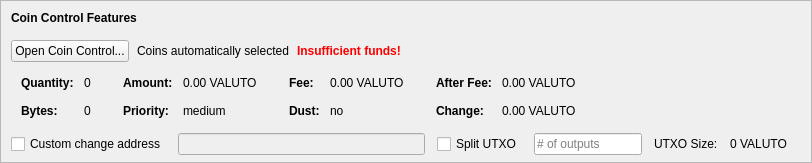
    <widget class="QFrame" name="frameCoinControl">
     <property name="sizePolicy">
      <sizepolicy hsizetype="Expanding" vsizetype="Expanding">
       <horstretch>0</horstretch>
       <verstretch>0</verstretch>
      </sizepolicy>
     </property>
     <property name="maximumSize">
      <size>
       <width>16777215</width>
       <height>16777215</height>
      </size>
     </property>
     <property name="frameShape">
      <enum>QFrame::StyledPanel</enum>
     </property>
     <property name="frameShadow">
      <enum>QFrame::Sunken</enum>
     </property>
     <layout class="QVBoxLayout" name="verticalLayoutCoinControl2">
      <property name="spacing">
       <number>0</number>
      </property>
      <property name="leftMargin">
       <number>0</number>
      </property>
      <property name="topMargin">
       <number>0</number>
      </property>
      <property name="rightMargin">
       <number>0</number>
      </property>
      <property name="bottomMargin">
       <number>6</number>
      </property>
      <item>
       <layout class="QVBoxLayout" name="verticalLayoutCoinControl" stretch="0,0,0,0,1">
        <property name="spacing">
         <number>0</number>
        </property>
        <property name="leftMargin">
         <number>10</number>
        </property>
        <property name="topMargin">
         <number>10</number>
        </property>
        <item>
         <layout class="QHBoxLayout" name="horizontalLayoutCoinControl1">
          <property name="bottomMargin">
           <number>15</number>
          </property>
          <item>
           <widget class="QLabel" name="labelCoinControlFeatures">
            <property name="sizePolicy">
             <sizepolicy hsizetype="Preferred" vsizetype="Maximum">
              <horstretch>0</horstretch>
              <verstretch>0</verstretch>
             </sizepolicy>
            </property>
            <property name="font">
             <font>
              <weight>75</weight>
              <bold>true</bold>
             </font>
            </property>
            <property name="styleSheet">
             <string notr="true">font-weight:bold;</string>
            </property>
            <property name="text">
             <string>Coin Control Features</string>
            </property>
           </widget>
          </item>
         </layout>
        </item>
        <item>
         <layout class="QHBoxLayout" name="horizontalLayoutCoinControl2" stretch="0,0,0,0">
          <property name="spacing">
           <number>8</number>
          </property>
          <property name="bottomMargin">
           <number>10</number>
          </property>
          <item>
           <widget class="QPushButton" name="pushButtonCoinControl">
            <property name="styleSheet">
             <string notr="true"/>
            </property>
            <property name="text">
             <string>Open Coin Control...</string>
            </property>
            <property name="autoDefault">
             <bool>false</bool>
            </property>
           </widget>
          </item>
          <item>
           <widget class="QLabel" name="labelCoinControlAutomaticallySelected">
            <property name="text">
             <string>Coins automatically selected</string>
            </property>
            <property name="margin">
             <number>5</number>
            </property>
           </widget>
          </item>
          <item>
           <widget class="QLabel" name="labelCoinControlInsuffFunds">
            <property name="font">
             <font>
              <weight>75</weight>
              <bold>true</bold>
             </font>
            </property>
            <property name="styleSheet">
             <string notr="true">color:red;font-weight:bold;</string>
            </property>
            <property name="text">
             <string>Insufficient funds!</string>
            </property>
            <property name="margin">
             <number>5</number>
            </property>
           </widget>
          </item>
          <item>
           <spacer name="horizontalSpacerCoinControl">
            <property name="orientation">
             <enum>Qt::Horizontal</enum>
            </property>
            <property name="sizeHint" stdset="0">
             <size>
              <width>40</width>
              <height>1</height>
             </size>
            </property>
           </spacer>
          </item>
         </layout>
        </item>
        <item>
         <widget class="QWidget" name="widgetCoinControl" native="true">
          <property name="sizePolicy">
           <sizepolicy hsizetype="Preferred" vsizetype="Preferred">
            <horstretch>0</horstretch>
            <verstretch>0</verstretch>
           </sizepolicy>
          </property>
          <property name="minimumSize">
           <size>
            <width>0</width>
            <height>0</height>
           </size>
          </property>
          <property name="styleSheet">
           <string notr="true"/>
          </property>
          <layout class="QHBoxLayout" name="horizontalLayoutCoinControl5">
           <property name="leftMargin">
            <number>0</number>
           </property>
           <property name="topMargin">
            <number>0</number>
           </property>
           <property name="rightMargin">
            <number>0</number>
           </property>
           <property name="bottomMargin">
            <number>0</number>
           </property>
           <item>
            <layout class="QHBoxLayout" name="horizontalLayoutCoinControl3" stretch="0,0,0,1">
             <property name="spacing">
              <number>20</number>
             </property>
             <property name="topMargin">
              <number>0</number>
             </property>
             <property name="bottomMargin">
              <number>10</number>
             </property>
             <item>
              <layout class="QFormLayout" name="formLayoutCoinControl1">
               <property name="horizontalSpacing">
                <number>10</number>
               </property>
               <property name="verticalSpacing">
                <number>14</number>
               </property>
               <property name="leftMargin">
                <number>10</number>
               </property>
               <property name="topMargin">
                <number>4</number>
               </property>
               <property name="rightMargin">
                <number>6</number>
               </property>
               <item row="0" column="0">
                <widget class="QLabel" name="labelCoinControlQuantityText">
                 <property name="font">
                  <font>
                   <weight>75</weight>
                   <bold>true</bold>
                  </font>
                 </property>
                 <property name="text">
                  <string>Quantity:</string>
                 </property>
                 <property name="margin">
                  <number>0</number>
                 </property>
                </widget>
               </item>
               <item row="0" column="1">
                <widget class="QLabel" name="labelCoinControlQuantity">
                 <property name="cursor">
                  <cursorShape>IBeamCursor</cursorShape>
                 </property>
                 <property name="contextMenuPolicy">
                  <enum>Qt::ActionsContextMenu</enum>
                 </property>
                 <property name="text">
                  <string notr="true">0</string>
                 </property>
                 <property name="margin">
                  <number>0</number>
                 </property>
                 <property name="textInteractionFlags">
                  <set>Qt::LinksAccessibleByMouse|Qt::TextSelectableByKeyboard|Qt::TextSelectableByMouse</set>
                 </property>
                </widget>
               </item>
               <item row="1" column="0">
                <widget class="QLabel" name="labelCoinControlBytesText">
                 <property name="font">
                  <font>
                   <weight>75</weight>
                   <bold>true</bold>
                  </font>
                 </property>
                 <property name="text">
                  <string>Bytes:</string>
                 </property>
                </widget>
               </item>
               <item row="1" column="1">
                <widget class="QLabel" name="labelCoinControlBytes">
                 <property name="cursor">
                  <cursorShape>IBeamCursor</cursorShape>
                 </property>
                 <property name="contextMenuPolicy">
                  <enum>Qt::ActionsContextMenu</enum>
                 </property>
                 <property name="text">
                  <string notr="true">0</string>
                 </property>
                 <property name="textInteractionFlags">
                  <set>Qt::LinksAccessibleByMouse|Qt::TextSelectableByKeyboard|Qt::TextSelectableByMouse</set>
                 </property>
                </widget>
               </item>
              </layout>
             </item>
             <item>
              <layout class="QFormLayout" name="formLayoutCoinControl2">
               <property name="horizontalSpacing">
                <number>10</number>
               </property>
               <property name="verticalSpacing">
                <number>14</number>
               </property>
               <property name="leftMargin">
                <number>6</number>
               </property>
               <property name="topMargin">
                <number>4</number>
               </property>
               <property name="rightMargin">
                <number>6</number>
               </property>
               <item row="0" column="0">
                <widget class="QLabel" name="labelCoinControlAmountText">
                 <property name="font">
                  <font>
                   <weight>75</weight>
                   <bold>true</bold>
                  </font>
                 </property>
                 <property name="text">
                  <string>Amount:</string>
                 </property>
                 <property name="margin">
                  <number>0</number>
                 </property>
                </widget>
               </item>
               <item row="0" column="1">
                <widget class="QLabel" name="labelCoinControlAmount">
                 <property name="cursor">
                  <cursorShape>IBeamCursor</cursorShape>
                 </property>
                 <property name="contextMenuPolicy">
                  <enum>Qt::ActionsContextMenu</enum>
                 </property>
                 <property name="text">
                  <string notr="true">0.00 VALUTO</string>
                 </property>
                 <property name="textInteractionFlags">
                  <set>Qt::LinksAccessibleByMouse|Qt::TextSelectableByKeyboard|Qt::TextSelectableByMouse</set>
                 </property>
                </widget>
               </item>
               <item row="1" column="0">
                <widget class="QLabel" name="labelCoinControlPriorityText">
                 <property name="font">
                  <font>
                   <weight>75</weight>
                   <bold>true</bold>
                  </font>
                 </property>
                 <property name="text">
                  <string>Priority:</string>
                 </property>
                </widget>
               </item>
               <item row="1" column="1">
                <widget class="QLabel" name="labelCoinControlPriority">
                 <property name="cursor">
                  <cursorShape>IBeamCursor</cursorShape>
                 </property>
                 <property name="contextMenuPolicy">
                  <enum>Qt::ActionsContextMenu</enum>
                 </property>
                 <property name="text">
                  <string>medium</string>
                 </property>
                 <property name="textInteractionFlags">
                  <set>Qt::LinksAccessibleByMouse|Qt::TextSelectableByKeyboard|Qt::TextSelectableByMouse</set>
                 </property>
                </widget>
               </item>
              </layout>
             </item>
             <item>
              <layout class="QFormLayout" name="formLayoutCoinControl3">
               <property name="horizontalSpacing">
                <number>10</number>
               </property>
               <property name="verticalSpacing">
                <number>14</number>
               </property>
               <property name="leftMargin">
                <number>6</number>
               </property>
               <property name="topMargin">
                <number>4</number>
               </property>
               <property name="rightMargin">
                <number>6</number>
               </property>
               <item row="0" column="0">
                <widget class="QLabel" name="labelCoinControlFeeText">
                 <property name="font">
                  <font>
                   <weight>75</weight>
                   <bold>true</bold>
                  </font>
                 </property>
                 <property name="text">
                  <string>Fee:</string>
                 </property>
                 <property name="margin">
                  <number>0</number>
                 </property>
                </widget>
               </item>
               <item row="0" column="1">
                <widget class="QLabel" name="labelCoinControlFee">
                 <property name="cursor">
                  <cursorShape>IBeamCursor</cursorShape>
                 </property>
                 <property name="contextMenuPolicy">
                  <enum>Qt::ActionsContextMenu</enum>
                 </property>
                 <property name="text">
                  <string notr="true">0.00 VALUTO</string>
                 </property>
                 <property name="textInteractionFlags">
                  <set>Qt::LinksAccessibleByMouse|Qt::TextSelectableByKeyboard|Qt::TextSelectableByMouse</set>
                 </property>
                </widget>
               </item>
               <item row="1" column="0">
                <widget class="QLabel" name="labelCoinControlLowOutputText">
                 <property name="font">
                  <font>
                   <weight>75</weight>
                   <bold>true</bold>
                  </font>
                 </property>
                 <property name="text">
                  <string>Dust:</string>
                 </property>
                </widget>
               </item>
               <item row="1" column="1">
                <widget class="QLabel" name="labelCoinControlLowOutput">
                 <property name="cursor">
                  <cursorShape>IBeamCursor</cursorShape>
                 </property>
                 <property name="contextMenuPolicy">
                  <enum>Qt::ActionsContextMenu</enum>
                 </property>
                 <property name="text">
                  <string>no</string>
                 </property>
                 <property name="textInteractionFlags">
                  <set>Qt::LinksAccessibleByMouse|Qt::TextSelectableByKeyboard|Qt::TextSelectableByMouse</set>
                 </property>
                </widget>
               </item>
              </layout>
             </item>
             <item>
              <layout class="QFormLayout" name="formLayoutCoinControl4">
               <property name="horizontalSpacing">
                <number>10</number>
               </property>
               <property name="verticalSpacing">
                <number>14</number>
               </property>
               <property name="leftMargin">
                <number>6</number>
               </property>
               <property name="topMargin">
                <number>4</number>
               </property>
               <property name="rightMargin">
                <number>6</number>
               </property>
               <item row="0" column="0">
                <widget class="QLabel" name="labelCoinControlAfterFeeText">
                 <property name="font">
                  <font>
                   <weight>75</weight>
                   <bold>true</bold>
                  </font>
                 </property>
                 <property name="text">
                  <string>After Fee:</string>
                 </property>
                 <property name="margin">
                  <number>0</number>
                 </property>
                </widget>
               </item>
               <item row="0" column="1">
                <widget class="QLabel" name="labelCoinControlAfterFee">
                 <property name="cursor">
                  <cursorShape>IBeamCursor</cursorShape>
                 </property>
                 <property name="contextMenuPolicy">
                  <enum>Qt::ActionsContextMenu</enum>
                 </property>
                 <property name="text">
                  <string notr="true">0.00 VALUTO</string>
                 </property>
                 <property name="textInteractionFlags">
                  <set>Qt::LinksAccessibleByMouse|Qt::TextSelectableByKeyboard|Qt::TextSelectableByMouse</set>
                 </property>
                </widget>
               </item>
               <item row="1" column="0">
                <widget class="QLabel" name="labelCoinControlChangeText">
                 <property name="font">
                  <font>
                   <weight>75</weight>
                   <bold>true</bold>
                  </font>
                 </property>
                 <property name="text">
                  <string>Change:</string>
                 </property>
                </widget>
               </item>
               <item row="1" column="1">
                <widget class="QLabel" name="labelCoinControlChange">
                 <property name="cursor">
                  <cursorShape>IBeamCursor</cursorShape>
                 </property>
                 <property name="contextMenuPolicy">
                  <enum>Qt::ActionsContextMenu</enum>
                 </property>
                 <property name="text">
                  <string notr="true">0.00 VALUTO</string>
                 </property>
                 <property name="textInteractionFlags">
                  <set>Qt::LinksAccessibleByMouse|Qt::TextSelectableByKeyboard|Qt::TextSelectableByMouse</set>
                 </property>
                </widget>
               </item>
              </layout>
             </item>
            </layout>
           </item>
          </layout>
         </widget>
        </item>
        <item>
         <layout class="QHBoxLayout" name="horizontalLayoutCoinControl4" stretch="0,0,0,0,0,0,0">
          <property name="spacing">
           <number>12</number>
          </property>
          <property name="sizeConstraint">
           <enum>QLayout::SetDefaultConstraint</enum>
          </property>
          <property name="topMargin">
           <number>5</number>
          </property>
          <property name="rightMargin">
           <number>5</number>
          </property>
          <item>
           <widget class="QCheckBox" name="checkBoxCoinControlChange">
            <property name="toolTip">
             <string>If this is activated, but the change address is empty or invalid, change will be sent to a newly generated address.</string>
            </property>
            <property name="text">
             <string>Custom change address</string>
            </property>
           </widget>
          </item>
          <item>
           <widget class="QValidatedLineEdit" name="lineEditCoinControlChange">
            <property name="enabled">
             <bool>false</bool>
            </property>
            <property name="sizePolicy">
             <sizepolicy hsizetype="Expanding" vsizetype="Fixed">
              <horstretch>0</horstretch>
              <verstretch>0</verstretch>
             </sizepolicy>
            </property>
           </widget>
          </item>
          <item>
           <widget class="QCheckBox" name="splitBlockCheckBox">
            <property name="text">
             <string>Split UTXO</string>
            </property>
           </widget>
          </item>
          <item>
           <widget class="QLineEdit" name="splitBlockLineEdit">
            <property name="sizePolicy">
             <sizepolicy hsizetype="Fixed" vsizetype="Fixed">
              <horstretch>50</horstretch>
              <verstretch>0</verstretch>
             </sizepolicy>
            </property>
            <property name="placeholderText">
             <string># of outputs</string>
            </property>
           </widget>
          </item>
          <item>
           <widget class="QLabel" name="labelBlockSizeText">
            <property name="text">
             <string>UTXO Size:</string>
            </property>
           </widget>
          </item>
          <item>
           <widget class="QLabel" name="labelBlockSize">
            <property name="text">
             <string>0 VALUTO</string>
            </property>
           </widget>
          </item>
          <item>
           <widget class="QLabel" name="labelCoinControlChangeLabel">
            <property name="sizePolicy">
             <sizepolicy hsizetype="Preferred" vsizetype="Expanding">
              <horstretch>0</horstretch>
              <verstretch>0</verstretch>
             </sizepolicy>
            </property>
            <property name="minimumSize">
             <size>
              <width>0</width>
              <height>0</height>
             </size>
            </property>
            <property name="text">
             <string/>
            </property>
            <property name="margin">
             <number>3</number>
            </property>
           </widget>
          </item>
         </layout>
        </item>
        <item>
         <spacer name="verticalSpacerCoinControl">
          <property name="orientation">
           <enum>Qt::Vertical</enum>
          </property>
          <property name="sizeHint" stdset="0">
           <size>
            <width>800</width>
            <height>1</height>
           </size>
          </property>
         </spacer>
        </item>
       </layout>
      </item>
     </layout>
    </widget>
